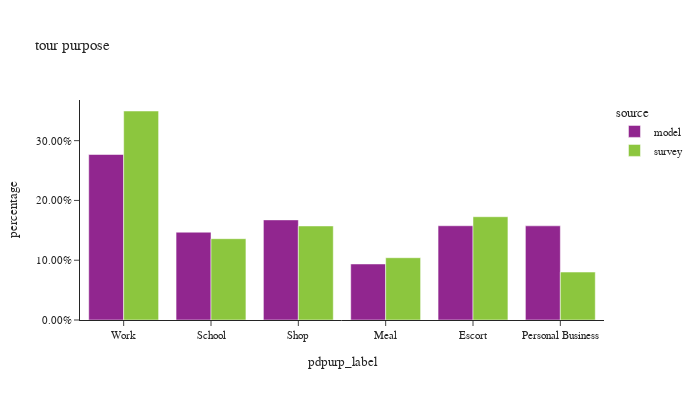

Notebook cell for this chart:
### Markdown cell above
## percent of tours by purpose

### Code cell
df_plot = df_tour.groupby(['source','pdpurp_label'])['toexpfac'].sum().reset_index()
df_plot['percentage'] = df_plot.groupby(['source'], group_keys=False)['toexpfac']. \
    apply(lambda x: x / float(x.sum()))
df_plot['source'] = df_plot['source'].astype(pd.CategoricalDtype(['model', 'survey']))
# df_plot
df_plot_ct = df_tour.groupby(['source','pdpurp_label'])['toexpfac'].count().reset_index(). \
    rename(columns={'toexpfac':'sample count'})
df_plot = df_plot.merge(df_plot_ct, on=['source','pdpurp_label'])

fig = px.bar(df_plot.sort_values(by=['source']), x="pdpurp_label", y="percentage", color="source",
             barmode="group",hover_data=['sample count'],title="tour purpose")
fig.update_layout(height=400, width=700, font=dict(size=11),
                  yaxis=dict(tickformat=".2%"))
fig.show()

### Figure 1 — Plotly figure (JSON) as saved in the notebook; plotly's stock layout.template omitted (floating-point values rounded to 4 significant figures)
{"data": [{"alignmentgroup": "True", "customdata": [[1374422], [729095], [831418], [465226], [782574], [781965]], "hovertemplate": "source=model<br>pdpurp_label=%{x}<br>percentage=%{y}<br>sample count=%{customdata[0]}<extra></extra>", "legendgroup": "model", "marker": {"color": "#91268F", "pattern": {"shape": ""}}, "name": "model", "offsetgroup": "model", "orientation": "v", "showlegend": true, "textposition": "auto", "type": "bar", "x": ["Work", "School", "Shop", "Meal", "Escort", "Personal Business"], "xaxis": "x", "y": [0.2768, 0.1469, 0.1675, 0.09371, 0.1576, 0.1575], "yaxis": "y"}, {"alignmentgroup": "True", "customdata": [[2546], [652], [1402], [874], [885], [753]], "hovertemplate": "source=survey<br>pdpurp_label=%{x}<br>percentage=%{y}<br>sample count=%{customdata[0]}<extra></extra>", "legendgroup": "survey", "marker": {"color": "#8CC63E", "pattern": {"shape": ""}}, "name": "survey", "offsetgroup": "survey", "orientation": "v", "showlegend": true, "textposition": "auto", "type": "bar", "x": ["Work", "School", "Shop", "Meal", "Escort", "Personal Business"], "xaxis": "x", "y": [0.3496, 0.136, 0.1573, 0.1042, 0.1728, 0.0802], "yaxis": "y"}], "layout": {"barmode": "group", "font": {"size": 11}, "height": 400, "legend": {"title": {"text": "source"}, "tracegroupgap": 0}, "title": {"text": "tour purpose"}, "width": 700, "xaxis": {"anchor": "y", "domain": [0.0, 1.0], "title": {"text": "pdpurp_label"}}, "yaxis": {"anchor": "x", "domain": [0.0, 1.0], "tickformat": ".2%", "title": {"text": "percentage"}}}}
